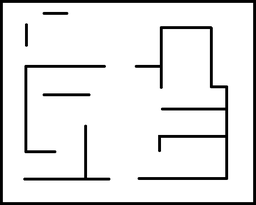
#> input picture Astar/mapa.bmp, 256 x 205 px, shrunk from 450 x 360 before the run
$ python astar.py
#> lines starting #> are read from the running program, lines starting #| are printed output that depends on the picture; after the words box and inside, x2 and y2 are one past the last pixel; in counts of white or black regions, pixels touching at a corner belong together
class Node():
    """A node class for A* Pathfinding"""

    def __init__(self, parent=None, position=None):
        self.parent = parent
        self.position = position

        self.g = 0
        self.h = 0
        self.f = 0

    def __eq__(self, other):
        return self.position == other.position


def astar(maze, start, end):
    """Returns a list of tuples as a path from the given start to the given end in the given maze"""

    # Create start and end node
    start_node = Node(None, start)
    start_node.g = start_node.h = start_node.f = 0
    end_node = Node(None, end)
    end_node.g = end_node.h = end_node.f = 0

    # Initialize both open and closed list
    open_list = []
    closed_list = []

    # Add the start node
    open_list.append(start_node)

    # Loop until you find the end
    while len(open_list) > 0:

        # Get the current node
        current_node = open_list[0]
        current_index = 0
        for index, item in enumerate(open_list):
            if item.f < current_node.f:
                current_node = item
                current_index = index

        # Pop current off open list, add to closed list
        open_list.pop(current_index)
        closed_list.append(current_node)

        # Found the goal
        if current_node == end_node:
            path = []
            current = current_node
            while current is not None:
                path.append(current.position)
                current = current.parent
            return path[::-1] # Return reversed path

        # Generate children
        children = []
        for new_position in [(0, -1), (0, 1), (-1, 0), (1, 0), (-1, -1), (-1, 1), (1, -1), (1, 1)]: # Adjacent squares

            # Get node position
            node_position = (current_node.position[0] + new_position[0], current_node.position[1] + new_position[1])

            # Make sure within range
            if node_position[0] > (len(maze) - 1) or node_position[0] < 0 or node_position[1] > (len(maze[len(maze)-1]) -1) or node_position[1] < 0:
                continue

            # Make sure walkable terrain
            if maze[node_position[0]][node_position[1]] != 0:
                continue

            # Create new node
            new_node = Node(current_node, node_position)

            # Append
            children.append(new_node)

        # Loop through children
        for child in children:

            # Child is on the closed list
            for closed_child in closed_list:
                if child == closed_child:
                    continue

            # Create the f, g, and h values
            child.g = current_node.g + 1
            child.h = ((child.position[0] - end_node.position[0]) ** 2) + ((child.position[1] - end_node.position[1]) ** 2)
            child.f = child.g + child.h

            # Child is already in the open list
            for open_node in open_list:
                if child == open_node and child.g > open_node.g:
                    continue

            # Add the child to the open list
            open_list.append(child)


def main():
    import cv2 as cv
    import numpy as np
    import matplotlib.pyplot as plt

    # Treating the image
    mapa = cv.imread("mapa.bmp")
#> mapa is the input picture: shape (205, 256, 3); min 0, max 255, mean 229
    cv.imshow("Original map", mapa)
    mapa_copy = cv.imread("mapa.bmp", 0) # To perform transformations, already grayscale
#> mapa_copy: shape (205, 256); min 0, max 255, mean 229

    #Binarizing map, first we force 255 to any value higher than 0
    ret, mapa_copy = cv.threshold(mapa_copy, 0, 255, cv.THRESH_BINARY_INV)
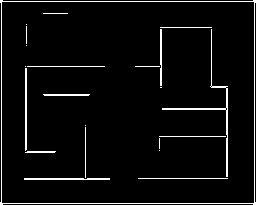
#> mapa_copy: shape (205, 256); 4.5% white in thin lines or dots
    mapaBinario = mapa_copy // 255 # Then we divine by 255, so we have 0s and 1s
#> mapaBinario: shape (205, 256); values 0 (black) and 1 (white), 4.5% white in thin lines or dots

    resolucaoAStar = 5 #Used for proportion of AStar cells

    # Creating a new matrix with zeros and cell(grid) resolution.
    size = int(mapaBinario.shape[0]/resolucaoAStar), int(mapaBinario.shape[1]/resolucaoAStar)
#> size = (41, 51)
    mapaCells = np.zeros(size, dtype=np.uint8)

    for (i, m) in zip(range(mapaCells.shape[0]), range(0 , mapaBinario.shape[0] +1, 5)):
        for (j, n) in zip(range(mapaCells.shape[1]), range(0 , mapaBinario.shape[1] +1, 5)):
            mapaCells[i, j] = mapaBinario[m, n]
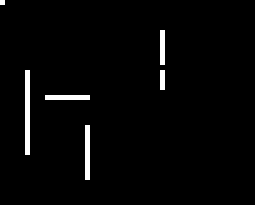
#> mapaCells: shape (41, 51) (shown 5 times larger); values 0 (black) and 1 (white), 2.3% white in thin lines or dots, all inside (x1, y1, x2, y2) = (0, 0, 33, 36)


    fileName = 'mapaCells.bmp'
    #cv.imwrite("mapaCells.bmp", mapaCells)

    img_rgb = cv.imread(fileName)
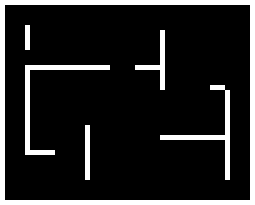
#> input picture Astar/mapaCells.bmp, 51 x 41 px, shrunk from 90 x 72 before the run (shown 5 times larger)
#> img_rgb is the input picture: shape (41, 51, 3); values 0 (black) and 1 (white), 13.7% white in thin lines or dots

            # [6 lines of commented-out code are left out]

    start = (13, 3)
    end = (13, 25)

    path = astar(mapaCells, start, end)
#> path = [(13, 3), (13, 4), (13, 5), (13, 6), (13, 7), (13, 8), (13, 9), (13, 10), (13, 11), (13, 12), (13, 13), (13, 14), (13, 15), (13, 16), (13, 17), (13, 18), (13, 19), (13, 20), (13, 21), (13, 22), (13, 23), (13, 24), (13, 25)]

    for pixel in path:
        img_rgb[pixel[0]][pixel[1]] = (0, 0, 255)
#> this loop made 23 passes
#> img_rgb: shape (41, 51, 3); 1.1% of pixels changed, all inside (x1, y1, x2, y2) = (3, 13, 26, 14)


    # In order to show the path we selected only the color channel we painted
    # in img_rgb, and painted a red 3x3 square.
    for (i, m) in zip(range(img_rgb.shape[0]), range(0 , 1 + mapa.shape[0], 5)):
        for(j, n) in zip(range(img_rgb.shape[1]), range(0, 1 + mapa.shape[1], 5)):
            if((img_rgb[i,j,1]==0) and (img_rgb[i,j,0]==0) and (img_rgb[i,j,2]==255)):
                mapa[m-1, n-1] = img_rgb[i, j]
                mapa[m, n-1] = img_rgb[i, j]
                mapa[m+1, n-1] = img_rgb[i, j]
                mapa[m+1, n] = img_rgb[i, j]
                mapa[m, n] = img_rgb[i, j]
                mapa[m-1, n] = img_rgb[i, j]
                mapa[m-1, n+1] = img_rgb[i, j]
                mapa[m, n+1] = img_rgb[i, j]
                mapa[m+1, n+1] = img_rgb[i, j]
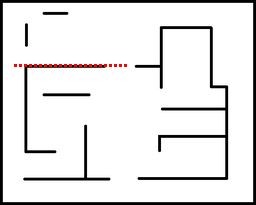
#> mapa: shape (205, 256, 3); 0.39% of pixels changed, all inside (x1, y1, x2, y2) = (14, 64, 127, 67)

    #Because opencv reads bgr and matplotlib default is rgb the trajectory
    #color may be different.
    plt.imshow(mapa,extent=(0, 9, 0, 7.2))
    plt.show()

    #cv.imwrite("Trajectorymap.bmp", mapa)
    cv.imshow("Trajectory map", mapa)
    cv.waitKey(0)


if __name__ == '__main__':
    main()
